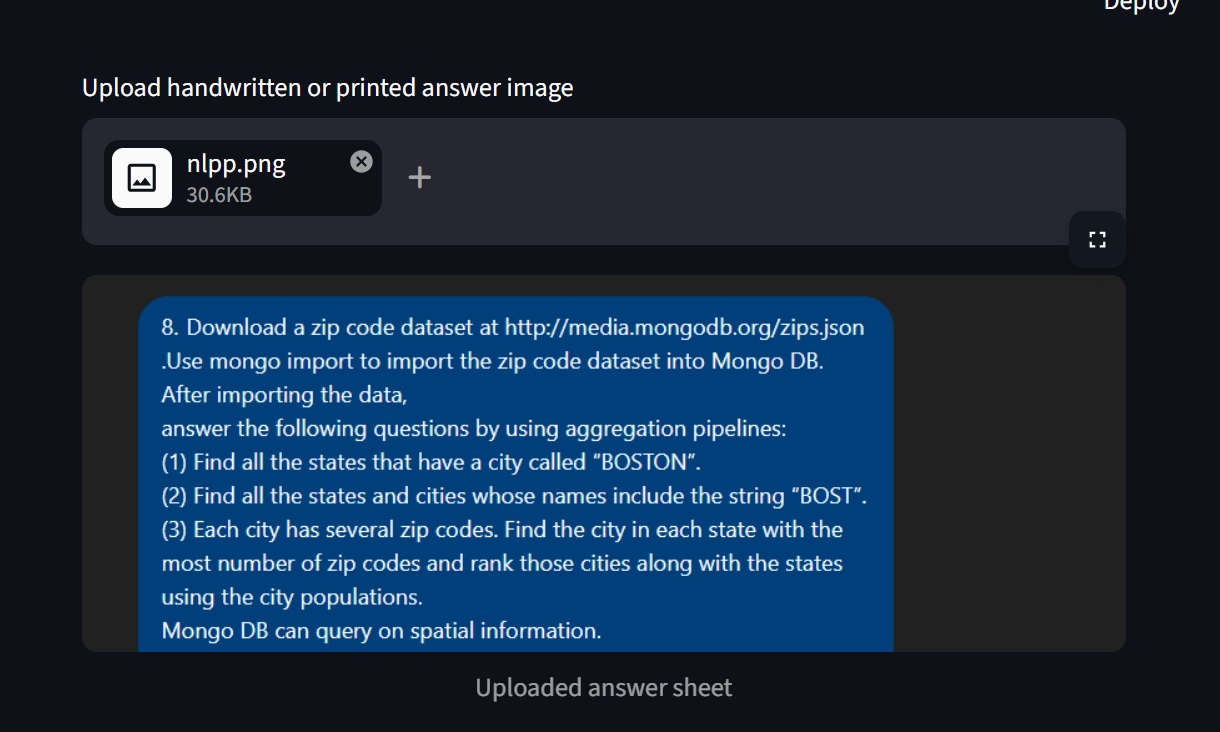
#> input picture assets/workflow-screens/step1-upload-answer-image.png, 1220 x 732 px
$ python -i image_preprocessing.py   (imports and definitions only)
#> lines starting #> are read from the running program, lines starting #| are printed output that depends on the picture; after the words box and inside, x2 and y2 are one past the last pixel; in counts of white or black regions, pixels touching at a corner belong together
#> further down, picture is the input picture: PIL image 1220x732 RGBA; mean R, G, B, A 24.6, 43.3, 63.1, 255
from PIL import Image, ImageFilter, ImageOps


class ImagePreprocessor:
    """
    Handles lightweight image preprocessing tasks to improve OCR accuracy
    without requiring OpenCV on hosted deployments.
    """

    @staticmethod
    def preprocess_image(pil_image: Image.Image) -> Image.Image:
        """
        Convert the image to grayscale, improve contrast, reduce small noise,
        and apply a simple threshold using Pillow only.
        """
        if pil_image.mode != "RGB":
            pil_image = pil_image.convert("RGB")

        gray = ImageOps.grayscale(pil_image)
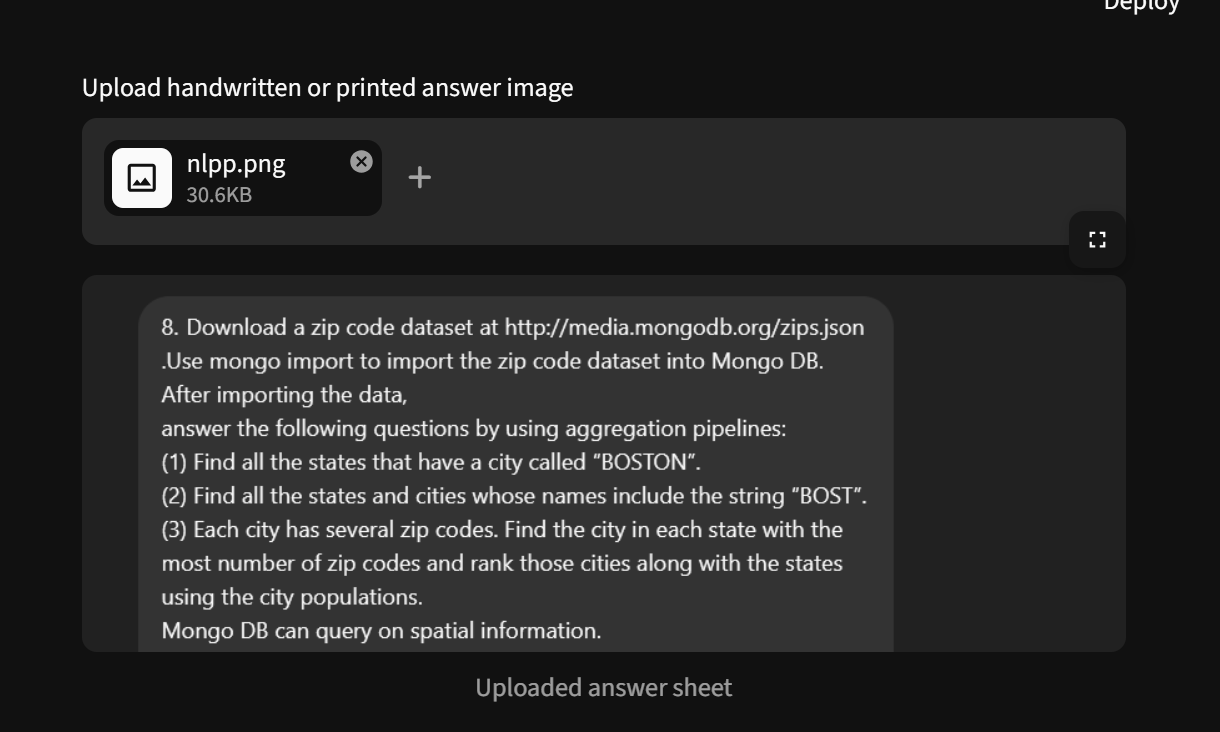
#> gray: PIL image 1220x732 L; min 15, max 250, mean 40.1
        contrasted = ImageOps.autocontrast(gray)
        denoised = contrasted.filter(ImageFilter.MedianFilter(size=3))
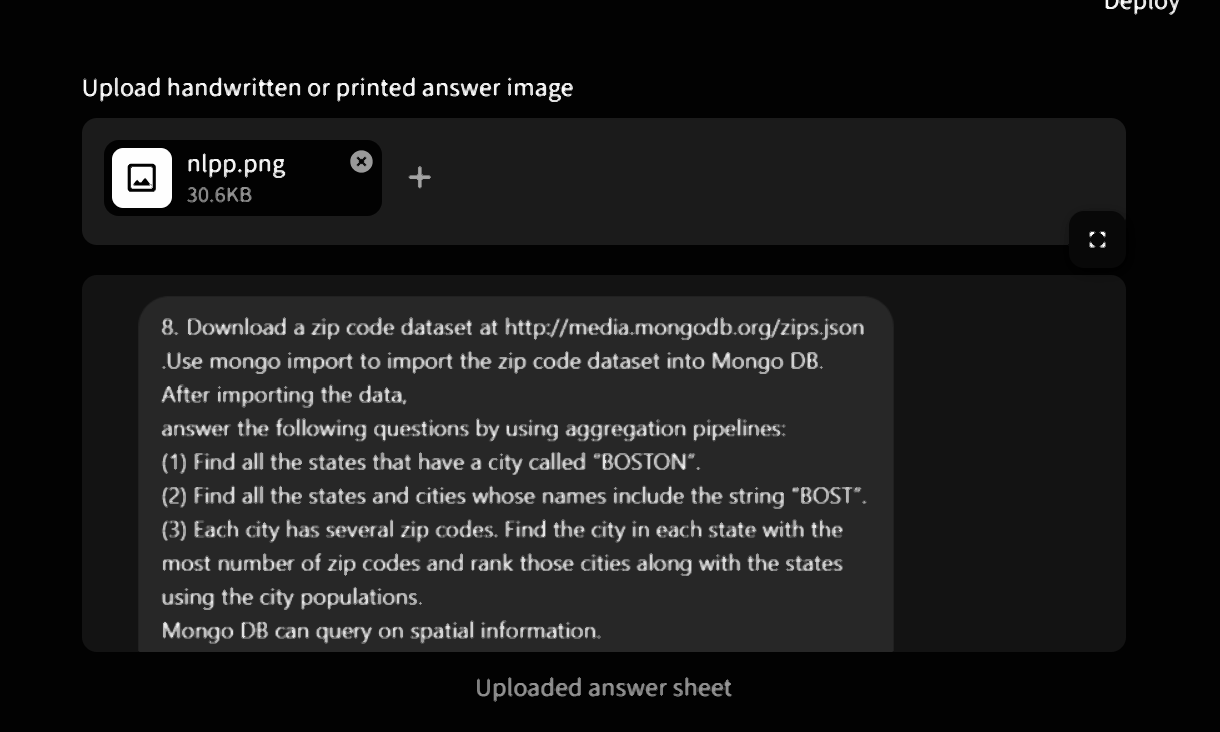
#> denoised: PIL image 1220x732 L; min 0, max 254, mean 26.2

        threshold = 160
        binary = denoised.point(lambda px: 255 if px > threshold else 0, mode="L")
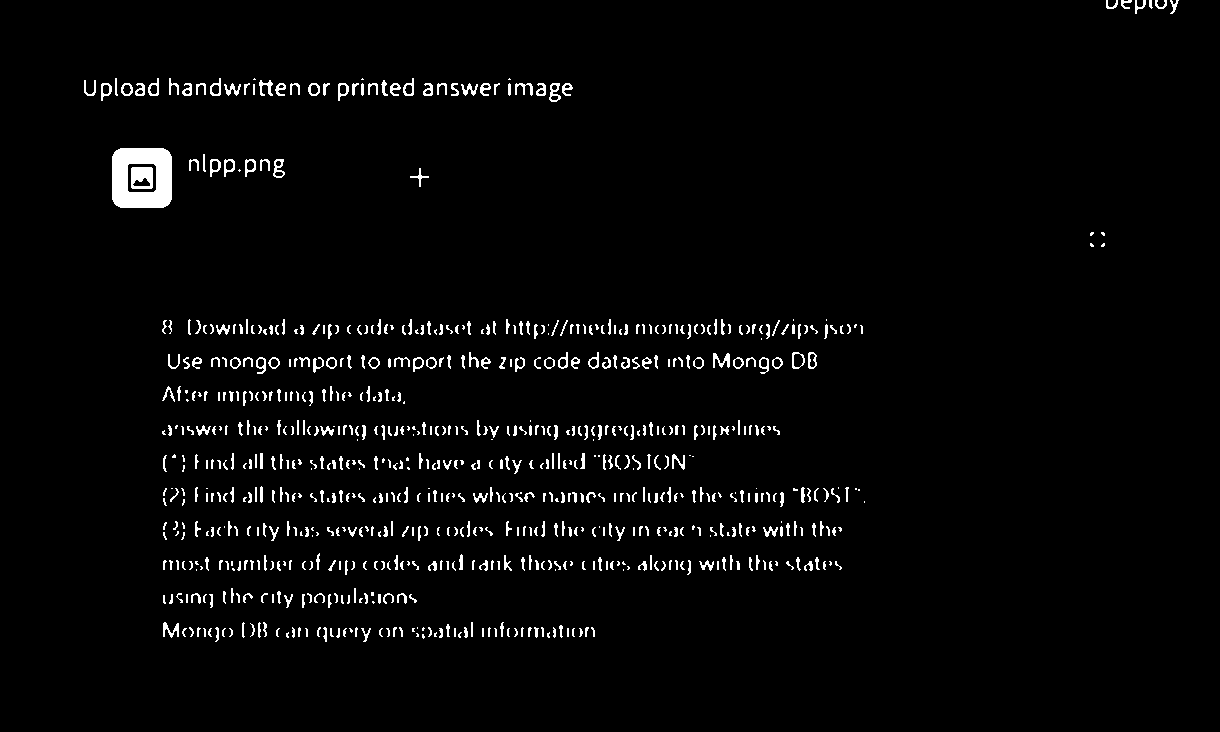
#> binary: PIL image 1220x732 L; 2.8% white in thin lines or dots, all inside (x1, y1, x2, y2) = (84, 0, 1179, 642)
        return binary

>>> from PIL import Image
>>> picture = Image.open('../../../assets/workflow-screens/step1-upload-answer-image.png')
>>> result = ImagePreprocessor().preprocess_image(picture)
